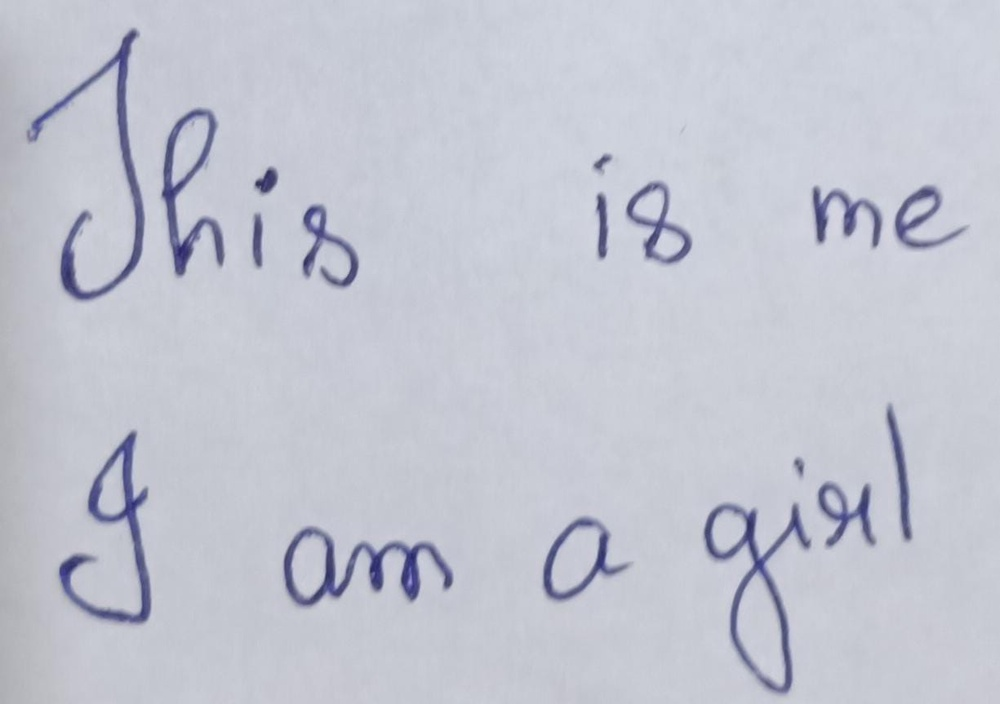
#> input picture handwriting6.jpg, 1000 x 704 px, shrunk from 1225 x 863 before the run, found by its file name
$ jupyter execute --allow-errors Gemini_Translation_model.ipynb   (shell and % lines are left out)
#> lines starting #> are read from the running program, lines starting #| are printed output that depends on the picture; after the words box and inside, x2 and y2 are one past the last pixel; in counts of white or black regions, pixels touching at a corner belong together
[cell 1]
from transformers import TrOCRProcessor, VisionEncoderDecoderModel
from PIL import Image, ImageEnhance, ImageOps
import numpy as np
import cv2
import re
from IPython.display import display

# Function to preprocess the image
def preprocess_image(image):
    # Convert image to grayscale
    gray = image.convert('L')

    # Enhance the image contrast
    enhancer = ImageEnhance.Contrast(gray)
    enhanced_image = enhancer.enhance(2.0)

    # Convert to numpy array
    img_array = np.array(enhanced_image)

    # Apply thresholding
    _, thresh = cv2.threshold(img_array, 0, 255, cv2.THRESH_BINARY_INV + cv2.THRESH_OTSU)

    # Apply morphological operations to clean noise
    kernel = np.ones((1, 1), np.uint8)
    clean = cv2.morphologyEx(thresh, cv2.MORPH_CLOSE, kernel)

    # Convert back to PIL Image
    processed_image = Image.fromarray(clean)

    return processed_image

# Function to split and merge lines considering contours
def split_and_merge_lines(image, min_height_threshold=15, max_height_threshold=150):
    img_array = np.array(image)

    # Detect contours
    contours, _ = cv2.findContours(img_array, cv2.RETR_EXTERNAL, cv2.CHAIN_APPROX_SIMPLE)

    # Extract bounding boxes from contours
    lines = []
    for contour in contours:
        x, y, w, h = cv2.boundingRect(contour)
        if min_height_threshold < h < max_height_threshold:
            lines.append((y, y + h))  # Store the y-coordinates

    # Merge overlapping or very close lines
    lines = sorted(lines, key=lambda line: line[0])
    merged_lines = []
    for line in lines:
        if not merged_lines or line[0] > merged_lines[-1][1] + 10:  # Merge if close
            merged_lines.append(line)
        else:
            merged_lines[-1] = (merged_lines[-1][0], max(merged_lines[-1][1], line[1]))

    # Crop and return lines
    cropped_lines = [image.crop((0, y1, image.width, y2)) for y1, y2 in merged_lines]
    return cropped_lines

# Function to filter lines with meaningful text
def filter_noisy_lines(lines):
    filtered_lines = []
    for line_image in lines:
        # Convert line image to numpy array
        line_array = np.array(line_image.convert('L'))

        # Check if the line contains sufficient black pixels (text)
        non_zero_count = np.count_nonzero(line_array < 128)
        text_density = non_zero_count / line_array.size

        # Only keep lines with significant text density and sufficient height
        if text_density > 0.1 and line_image.size[1] > 10:  # Adjust these thresholds as needed
            filtered_lines.append(line_image)

    return filtered_lines

# Load image from the local path
image_path = '/content/handwriting6.jpg'  # Update with your image path
image = Image.open(image_path).convert("RGB")
#> image is the input picture: PIL image 1000x704 RGB; mean R, G, B 194.5, 197.3, 209

# Preprocess the image
preprocessed_image = preprocess_image(image)
#> in preprocess_image, `gray = image.convert('L')`:
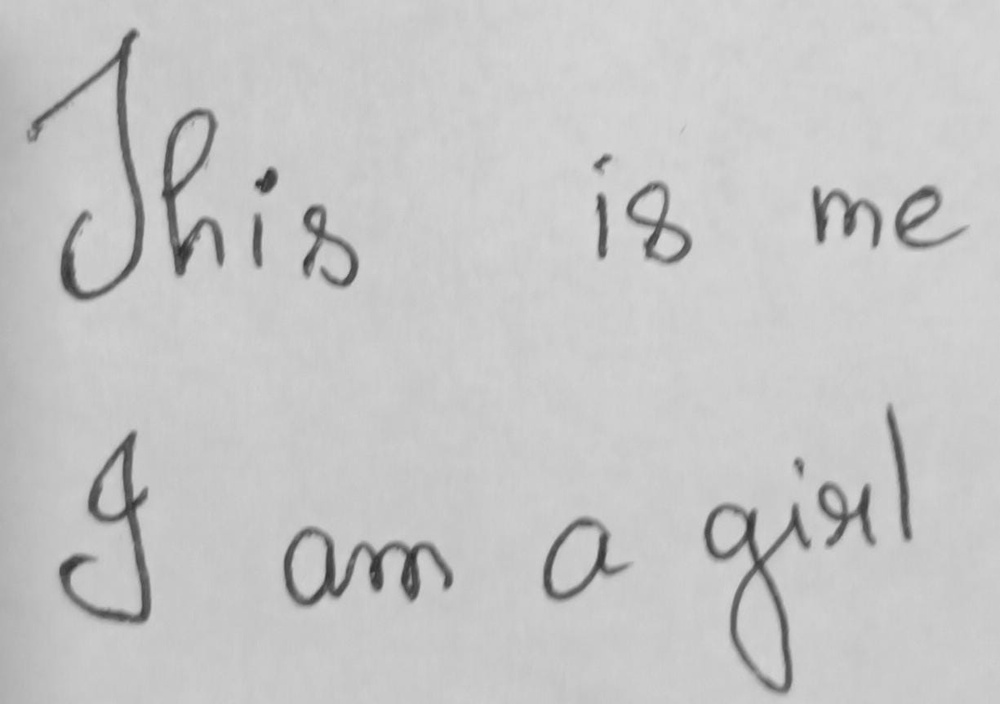
#> gray: PIL image 1000x704 L; min 45, max 217, mean 197.8
#> in preprocess_image, `enhanced_image = enhancer.enhance(2.0)`:
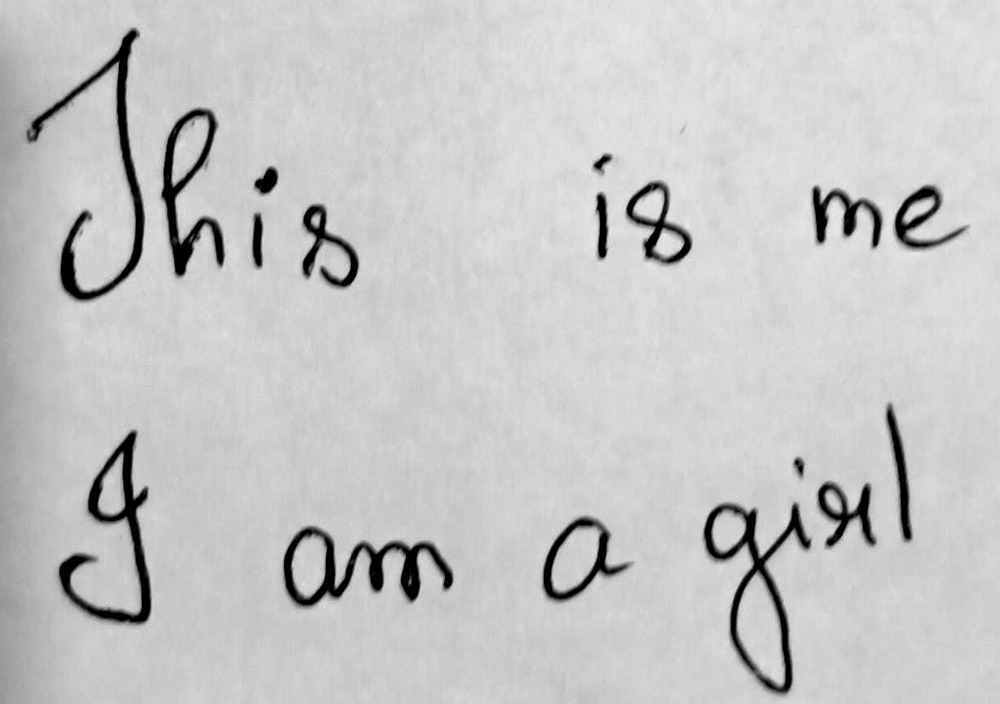
#> enhanced_image: PIL image 1000x704 L; min 0, max 236, mean 198.1
#> in preprocess_image, `_, thresh = cv2.threshold(img_array, 0, 255, cv2.THRESH_BINARY_INV + c..`:
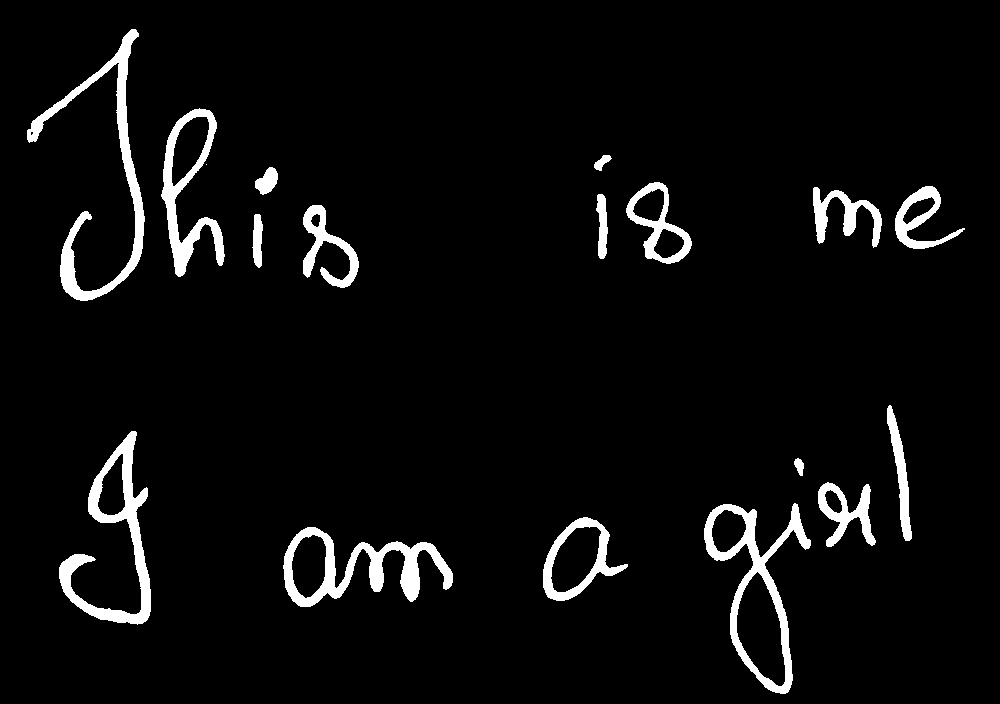
#> thresh: shape (704, 1000); 4.8% white; 18 white regions (1 under 20 px)

# Split and merge lines considering contours
lines = split_and_merge_lines(preprocessed_image)
#> in split_and_merge_lines, `contours, _ = cv2.findContours(img_array, cv2.RETR_EXTERNAL, cv2.CHAIN..`: contours = 18 contours, 1 with area under 20; largest, box (x1, y1, x2, y2) and area: (704, 503, 811, 694) 8498, (283, 527, 453, 607) 5636, (59, 431, 151, 625) 5160, (161, 108, 225, 277) 4500, (27, 29, 145, 301) 4322
#> the loop in split_and_merge_lines, `for contour in contours:` made 18 passes
#> (x, y, w, h) on passes 1 to 12: (283, 527, 170, 80), (543, 517, 85, 84), (704, 503, 107, 191), (818, 482, 58, 65), (794, 458, 10, 18), (59, 431, 92, 194), (887, 405, 25, 136), (252, 214, 11, 54), (303, 205, 56, 83), (596, 194, 12, 65), (813, 187, 69, 61), (895, 186, 70, 63)
#> after the loop in split_and_merge_lines, `for contour in contours:`: lines = [(527, 607), (517, 601), (482, 547), (458, 476), (405, 541), (214, 268), (205, 288), (194, 259), (187, 248), (186, 249), (182, 264), (167, 195), (155, 171)]
#> in split_and_merge_lines, `lines = sorted(lines, key=lambda line: line[0])`: lines = [(155, 171), (167, 195), (182, 264), (186, 249), (187, 248), (194, 259), (205, 288), (214, 268), (405, 541), (458, 476), (482, 547), (517, 601), (527, 607)]
#> the loop in split_and_merge_lines, `for line in lines:` made 13 passes
#> after the loop in split_and_merge_lines, `for line in lines:`: merged_lines = [(155, 288), (405, 607)]
#> in split_and_merge_lines, `cropped_lines = [image.crop((0, y1, image.width, y2)) for y1, y2 in me..`: cropped_lines = 2 items
#> lines = 2 items

# Filter out noisy and blank lines
filtered_lines = filter_noisy_lines(lines)
#> the loop in filter_noisy_lines, `for line_image in lines:` made 2 passes
#> (non_zero_count, text_density) on passes 1 to 2: (120656, 0.907), (186309, 0.922)
#> pass 1, in filter_noisy_lines, `line_array = np.array(line_image.convert('L'))`:
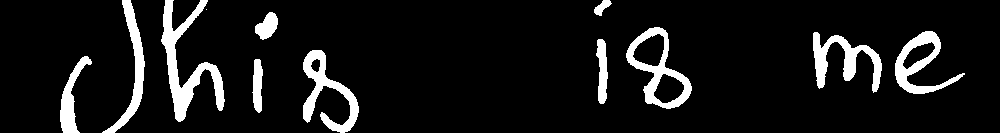
#> line_array: shape (133, 1000); 9.3% white; 12 white regions (1 under 20 px), largest, box (x1, y1, x2, y2) and area: (161, 0, 225, 122) 2413, (303, 50, 359, 133) 1646, (626, 27, 692, 109) 1625
#> pass 2, in filter_noisy_lines, `line_array = np.array(line_image.convert('L'))`:
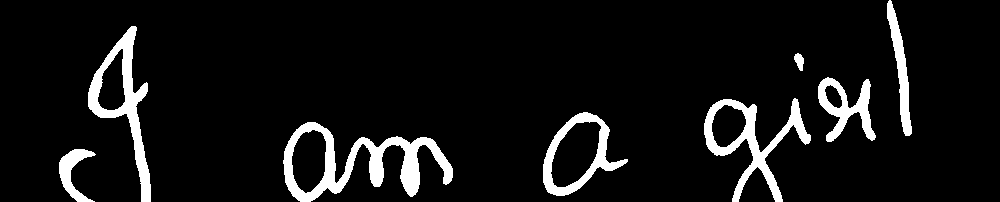
#> line_array: shape (202, 1000); 7.8% white; 8 white regions, largest, box (x1, y1, x2, y2) and area: (283, 122, 453, 202) 4319, (88, 26, 151, 202) 2886, (704, 98, 811, 202) 2885
#> filtered_lines = 2 items

# Display each filtered line image
for i, line_image in enumerate(filtered_lines):
    print(f"Filtered Line {i+1}:")
    display(line_image)
#> this loop made 2 passes
#| Filtered Line 1:
#| Filtered Line 2:

# Initialize the processor and model
#> (the rest of this cell did not finish here and is left out)

[cell 2]
import pathlib
import textwrap

import google.generativeai as genai

from IPython.display import display
from IPython.display import Markdown


def to_markdown(text):
  text = text.replace('•', '  *')
  return Markdown(textwrap.indent(text, '> ', predicate=lambda _: True))

[cell 3]
import pathlib
import textwrap

import google.generativeai as genai

from IPython.display import display
from IPython.display import Markdown


def to_markdown(text):
  text = text.replace('•', '  *')
  return Markdown(textwrap.indent(text, '> ', predicate=lambda _: True))

[cell 4]
from google.colab import userdata

[cell 5]
from google.colab import userdata
userdata.get('bisakha')

[cell 6]
import os
os.environ['GOOGLE_API_KEY'] = 'AIzaSyDiYqJuqYQcBFVsiv8e4bZ-S-DgiHb9yEU'

[cell 7]
import os
import google.generativeai as genai

GOOGLE_API_KEY = os.getenv('GOOGLE_API_KEY')

# Configure genai
genai.configure(api_key=GOOGLE_API_KEY)

[cell 8]
for m in genai.list_models():
  if 'generateContent' in m.supported_generation_methods:
    print(m.name)
